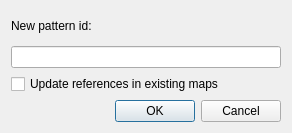
<?xml version="1.0" encoding="UTF-8"?>
<ui version="4.0">
 <class>ChangePatternIdDialog</class>
 <widget class="QDialog" name="ChangePatternIdDialog">
  <property name="geometry">
   <rect>
    <x>0</x>
    <y>0</y>
    <width>292</width>
    <height>133</height>
   </rect>
  </property>
  <property name="windowTitle">
   <string>Dialog</string>
  </property>
  <layout class="QVBoxLayout" name="verticalLayout_3">
   <item>
    <layout class="QVBoxLayout" name="vertical_layout_2">
     <item>
      <layout class="QVBoxLayout" name="verticalLayout">
       <item>
        <widget class="QLabel" name="pattern_id_label">
         <property name="text">
          <string>New pattern id:</string>
         </property>
        </widget>
       </item>
       <item>
        <widget class="QLineEdit" name="pattern_id_field"/>
       </item>
       <item>
        <widget class="QCheckBox" name="update_references_checkbox">
         <property name="text">
          <string>Update references in existing maps</string>
         </property>
        </widget>
       </item>
      </layout>
     </item>
     <item>
      <widget class="QDialogButtonBox" name="button_box">
       <property name="orientation">
        <enum>Qt::Horizontal</enum>
       </property>
       <property name="standardButtons">
        <set>QDialogButtonBox::Cancel|QDialogButtonBox::Ok</set>
       </property>
      </widget>
     </item>
    </layout>
   </item>
  </layout>
 </widget>
 <resources/>
 <connections>
  <connection>
   <sender>button_box</sender>
   <signal>accepted()</signal>
   <receiver>ChangePatternIdDialog</receiver>
   <slot>accept()</slot>
   <hints>
    <hint type="sourcelabel">
     <x>248</x>
     <y>254</y>
    </hint>
    <hint type="destinationlabel">
     <x>157</x>
     <y>274</y>
    </hint>
   </hints>
  </connection>
  <connection>
   <sender>button_box</sender>
   <signal>rejected()</signal>
   <receiver>ChangePatternIdDialog</receiver>
   <slot>reject()</slot>
   <hints>
    <hint type="sourcelabel">
     <x>316</x>
     <y>260</y>
    </hint>
    <hint type="destinationlabel">
     <x>286</x>
     <y>274</y>
    </hint>
   </hints>
  </connection>
 </connections>
</ui>
